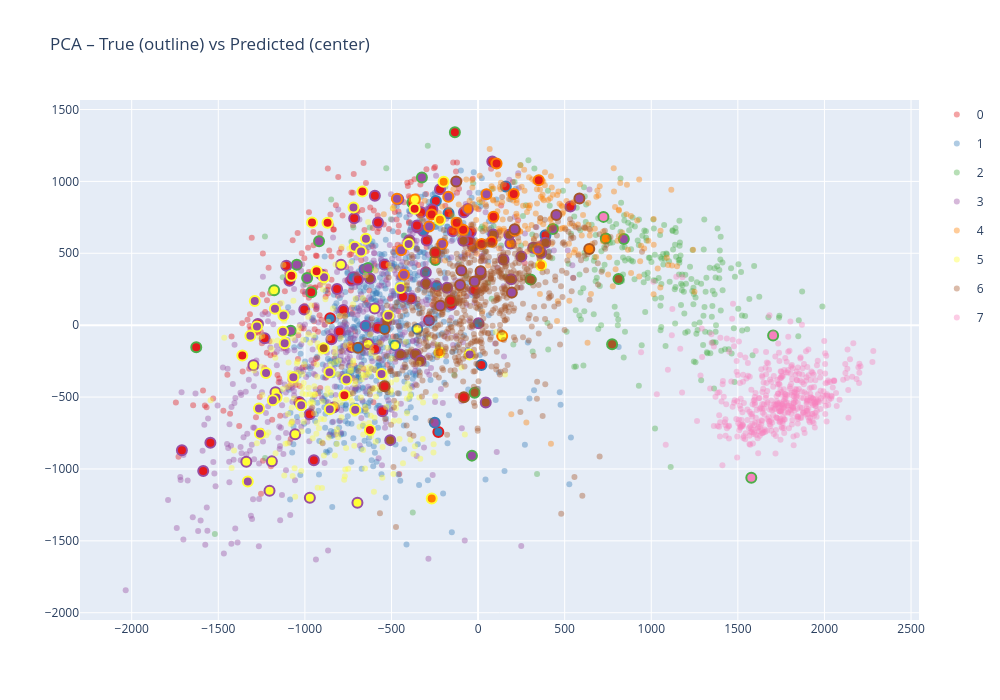

Source (notebook cell):
### Code cell
pca = PCA(n_components=2)
train_pca = pca.fit_transform(test_images.reshape((test_images.shape[0], -1)))
misclassified = test_labels!=test_pred_resnet_50

norm = plt.Normalize(vmin=test_labels.min(), vmax=test_labels.max())
plt.figure(figsize=(12, 8))
scatter=plt.scatter(train_pca[:,0], train_pca[:,1], c=test_labels, alpha=0.5, cmap="Set1", s=20, norm=norm)

plt.title("PCA plot train")
handles, labels = scatter.legend_elements()
plt.legend(handles, labels, title="Classes")
plt.tight_layout()
plt.show()

#plotly PCA with wrong predictions
colors = dict(zip(np.arange(8), px.colors.qualitative.Set1))
fig = go.Figure()

for c in np.arange(8):
    fig.add_scatter(x=train_pca[test_labels==c][:, 0], y=train_pca[test_labels==c][:, 1], mode="markers", name=str(c), legendgroup=str(c), marker=dict(color=colors[c], size=6, opacity=0.4))
    fig.add_scatter(x=train_pca[(test_labels==c) & misclassified][:, 0], y=train_pca[(test_labels==c) & misclassified][:, 1],
        mode="markers", legendgroup=str(c), showlegend=False, marker=dict(color=[colors[p] for p in test_pred_resnet_50[(test_labels==c) & misclassified]],size=10,line=dict(color=colors[c], width=2)))
fig.update_layout(title="PCA – True (outline) vs Predicted (center)", width=1000, height=700, legend=dict(groupclick="togglegroup"))
fig.show()

"""tsne = TSNE(n_components=2, perplexity=15)
train_tnse = tsne.fit_transform(test_images.reshape((test_images.shape[0], -1)))
print(train_tnse.shape, t_labels.shape)
scatter=plt.scatter(train_tnse[:,0], train_tnse[:,1], c=test_labels, alpha=0.5, cmap="Set1")
plt.title("TSNE plot train")
handles, labels = scatter.legend_elements()
plt.legend(handles, labels, title="Classes")
plt.tight_layout()
plt.show()"""

"""tsvd = TruncatedSVD(n_components=2)
train_tsvd = tsvd.fit_transform(test_images.reshape((test_images.shape[0], -1)))
print(train_tsvd.shape, t_labels.shape)
scatter=plt.scatter(train_tsvd[:,0], train_tsvd[:,1], c=test_labels, alpha=0.5, cmap="Set1")
plt.title("TSVD plot train")
handles, labels = scatter.legend_elements()
plt.legend(handles, labels, title="Classes")
plt.tight_layout()
plt.show()"""

### Figure 1 — Plotly figure (JSON) as saved in the notebook; plotly's stock layout.template omitted (floating-point values rounded to 4 significant figures; data arrays with more than 128 entries replaced by an {"elided": "..."} marker saying what was removed)
{"data": [{"legendgroup": "0", "marker": {"color": "rgb(228,26,28)", "opacity": 0.4, "size": 6}, "mode": "markers", "name": "0", "type": "scatter", "x": {"elided": "244 float values"}, "y": {"elided": "244 float values"}}, {"legendgroup": "0", "marker": {"color": ["rgb(55,126,184)", "rgb(55,126,184)", "rgb(152,78,163)"], "line": {"color": "rgb(228,26,28)", "width": 2}, "size": 10}, "mode": "markers", "showlegend": false, "type": "scatter", "x": [-229.3, -853.9, -283.2], "y": [-742.9, 47.78, 33.43]}, {"legendgroup": "1", "marker": {"color": "rgb(55,126,184)", "opacity": 0.4, "size": 6}, "mode": "markers", "name": "1", "type": "scatter", "x": {"elided": "624 float values"}, "y": {"elided": "624 float values"}}, {"legendgroup": "1", "marker": {"color": ["rgb(228,26,28)", "rgb(152,78,163)", "rgb(152,78,163)", "rgb(255,255,51)", "rgb(228,26,28)", "rgb(228,26,28)", "rgb(228,26,28)", "rgb(228,26,28)", "rgb(255,255,51)"], "line": {"color": "rgb(55,126,184)", "width": 2}, "size": 10}, "mode": "markers", "showlegend": false, "type": "scatter", "x": [-243.9, -250.0, -654.8, -479.3, -170.6, 19.28, 160.0, 389.0, -350.6], "y": [862.9, -677.8, 387.5, -140.6, 778.0, -276.9, 964.6, 626.1, -26.45]}, {"legendgroup": "2", "marker": {"color": "rgb(77,175,74)", "opacity": 0.4, "size": 6}, "mode": "markers", "name": "2", "type": "scatter", "x": {"elided": "311 float values"}, "y": {"elided": "311 float values"}}, {"legendgroup": "2", "marker": {"color": ["rgb(247,129,191)", "rgb(255,127,0)", "rgb(152,78,163)", "rgb(255,255,51)", "rgb(152,78,163)", "rgb(255,127,0)", "rgb(166,86,40)", "rgb(228,26,28)", "rgb(152,78,163)", "rgb(166,86,40)", "rgb(152,78,163)", "rgb(152,78,163)", "rgb(166,86,40)", "rgb(228,26,28)", "rgb(166,86,40)", "rgb(152,78,163)", "rgb(247,129,191)", "rgb(228,26,28)", "rgb(228,26,28)", "rgb(247,129,191)", "rgb(152,78,163)", "rgb(152,78,163)", "rgb(152,78,163)"], "line": {"color": "rgb(77,175,74)", "width": 2}, "size": 10}, "mode": "markers", "showlegend": false, "type": "scatter", "x": [1578.0, -246.5, -1047.0, -1177.0, -918.0, 737.2, 810.9, -379.4, -634.9, -20.14, -986.9, -1082.0, 773.8, -134.0, 303.5, 432.1, 724.0, -1627.0, -963.2, 1704.0, 841.6, -35.49, -324.4], "y": [-1062.0, 453.6, 420.4, 242.4, 583.0, 603.2, 321.0, 852.1, 397.9, -470.8, 328.5, -38.88, -132.0, 1342.0, 317.8, 669.4, 753.1, -153.4, 229.4, -72.25, 598.8, -907.4, 1026.0]}, {"legendgroup": "3", "marker": {"color": "rgb(152,78,163)", "opacity": 0.4, "size": 6}, "mode": "markers", "name": "3", "type": "scatter", "x": {"elided": "579 float values"}, "y": {"elided": "579 float values"}}, {"legendgroup": "3", "marker": {"color": ["rgb(228,26,28)", "rgb(255,255,51)", "rgb(228,26,28)", "rgb(228,26,28)", "rgb(166,86,40)", "rgb(255,255,51)", "rgb(228,26,28)", "rgb(228,26,28)", "rgb(255,255,51)", "rgb(166,86,40)", "rgb(166,86,40)", "rgb(228,26,28)", "rgb(55,126,184)", "rgb(228,26,28)", "rgb(228,26,28)", "rgb(228,26,28)", "rgb(255,127,0)", "rgb(228,26,28)", "rgb(255,255,51)", "rgb(228,26,28)", "rgb(166,86,40)", "rgb(166,86,40)", "rgb(228,26,28)", "rgb(55,126,184)", "rgb(166,86,40)", "rgb(55,126,184)", "rgb(166,86,40)", "rgb(55,126,184)", "rgb(228,26,28)", "rgb(255,255,51)", "rgb(228,26,28)", "rgb(228,26,28)", "rgb(55,126,184)", "rgb(228,26,28)", "rgb(228,26,28)", "rgb(166,86,40)", "rgb(77,175,74)", "rgb(255,255,51)", "rgb(55,126,184)", "rgb(228,26,28)", "rgb(228,26,28)", "rgb(228,26,28)", "rgb(255,127,0)", "rgb(228,26,28)", "rgb(228,26,28)", "rgb(166,86,40)", "rgb(166,86,40)", "rgb(228,26,28)", "rgb(228,26,28)", "rgb(228,26,28)", "rgb(228,26,28)", "rgb(255,255,51)", "rgb(166,86,40)", "rgb(255,255,51)", "rgb(255,255,51)", "rgb(228,26,28)", "rgb(228,26,28)", "rgb(166,86,40)", "rgb(55,126,184)", "rgb(228,26,28)", "rgb(228,26,28)", "rgb(228,26,28)", "rgb(228,26,28)", "rgb(228,26,28)", "rgb(228,26,28)", "rgb(228,26,28)", "rgb(166,86,40)", "rgb(228,26,28)", "rgb(228,26,28)", "rgb(166,86,40)", "rgb(166,86,40)", "rgb(166,86,40)", "rgb(166,86,40)", "rgb(228,26,28)", "rgb(228,26,28)", "rgb(255,255,51)", "rgb(228,26,28)", "rgb(228,26,28)", "rgb(228,26,28)", "rgb(228,26,28)", "rgb(228,26,28)", "rgb(166,86,40)", "rgb(166,86,40)", "rgb(166,86,40)", "rgb(255,255,51)", "rgb(166,86,40)", "rgb(228,26,28)"], "line": {"color": "rgb(152,78,163)", "width": 2}, "size": 10}, "mode": "markers", "showlegend": false, "type": "scatter", "x": [-731.8, -1191.0, -831.8, -296.8, -28.36, -1170.0, -732.5, -386.3, -1204.0, 14.6, -359.9, 82.1, -316.5, -219.9, -1546.0, -1271.0, 186.7, -155.6, -635.5, -42.39, -397.0, 179.9, -814.1, -649.4, 250.0, -239.7, -179.3, -721.3, -145.8, -1338.0, -1710.0, -1107.0, -301.7, -846.6, -81.17, -448.9, 318.7, -596.6, -70.36, -1232.0, -433.3, -263.8, -58.55, 533.0, -539.9, 352.0, 147.0, -594.8, -48.74, -693.6, -948.0, -791.5, -333.2, -1297.0, -696.6, -1089.0, -799.6, 364.9, 1.912, -20.73, -579.1, -329.5, -350.6, -972.2, -1032.0, -460.7, -300.6, -906.9, -1081.0, 191.4, 44.33, -530.0, -624.4, -552.1, -353.0, -971.2, -1004.0, -1587.0, -577.7, -595.9, -778.1, 87.67, 387.8, -507.1, -1056.0, -85.23, -715.3], "y": [-152.8, -947.3, -570.2, 589.5, 551.5, -467.1, 311.1, 186.0, -1152.0, 352.9, -202.0, 1139.0, 654.7, 944.6, -817.4, 7.989, 568.6, 142.4, -131.1, 647.2, 590.6, 628.3, 251.2, -4.902, 478.2, 271.6, 260.6, 332.6, 653.2, -950.2, -870.2, 414.0, 367.5, -98.26, 785.1, -204.3, 538.7, 116.6, 635.8, -91.1, 198.5, 804.9, 808.5, 825.0, 420.4, 542.1, 456.6, -165.6, 583.9, 318.3, -939.3, 419.6, -247.6, -278.6, -1235.0, 308.7, -44.14, 501.7, 13.47, 244.1, -17.77, 784.7, 678.6, -620.3, -533.7, 876.2, 290.4, 353.2, 341.8, 319.2, -538.4, 26.78, 324.9, -598.6, 693.3, -1200.0, 108.3, -1014.0, 713.8, 900.9, 105.9, 630.8, 573.2, -799.6, -759.0, 586.8, 743.2]}, {"legendgroup": "4", "marker": {"color": "rgb(255,127,0)", "opacity": 0.4, "size": 6}, "mode": "markers", "name": "4", "type": "scatter", "x": {"elided": "243 float values"}, "y": {"elided": "243 float values"}}, {"legendgroup": "4", "marker": {"color": ["rgb(152,78,163)", "rgb(228,26,28)", "rgb(152,78,163)", "rgb(228,26,28)", "rgb(152,78,163)", "rgb(152,78,163)", "rgb(228,26,28)", "rgb(255,255,51)", "rgb(152,78,163)", "rgb(152,78,163)", "rgb(152,78,163)", "rgb(228,26,28)", "rgb(152,78,163)", "rgb(228,26,28)", "rgb(228,26,28)", "rgb(228,26,28)", "rgb(228,26,28)", "rgb(228,26,28)", "rgb(255,255,51)", "rgb(228,26,28)"], "line": {"color": "rgb(255,127,0)", "width": 2}, "size": 10}, "mode": "markers", "showlegend": false, "type": "scatter", "x": [-282.6, -85.87, 346.4, 213.3, -443.9, -428.5, 106.8, -364.9, -207.1, -171.9, -468.4, -268.1, 48.72, 350.5, 78.65, 20.18, 205.9, -124.1, 139.1, 88.78], "y": [685.9, 664.1, 527.1, 655.9, 520.6, 351.5, 1124.0, 873.9, 563.7, 893.5, 879.2, 770.3, 910.2, 1008.0, 580.2, 564.8, 911.9, 713.0, -75.7, 753.9]}, {"legendgroup": "5", "marker": {"color": "rgb(255,255,51)", "opacity": 0.4, "size": 6}, "mode": "markers", "name": "5", "type": "scatter", "x": {"elided": "284 float values"}, "y": {"elided": "284 float values"}}, {"legendgroup": "5", "marker": {"color": ["rgb(152,78,163)", "rgb(228,26,28)", "rgb(228,26,28)", "rgb(152,78,163)", "rgb(152,78,163)", "rgb(152,78,163)", "rgb(152,78,163)", "rgb(228,26,28)", "rgb(152,78,163)", "rgb(152,78,163)", "rgb(152,78,163)", "rgb(228,26,28)", "rgb(255,127,0)", "rgb(228,26,28)", "rgb(166,86,40)", "rgb(152,78,163)", "rgb(152,78,163)", "rgb(228,26,28)", "rgb(152,78,163)", "rgb(152,78,163)", "rgb(152,78,163)", "rgb(152,78,163)", "rgb(152,78,163)", "rgb(152,78,163)", "rgb(255,127,0)", "rgb(152,78,163)", "rgb(152,78,163)", "rgb(152,78,163)", "rgb(255,127,0)", "rgb(255,127,0)", "rgb(152,78,163)", "rgb(228,26,28)", "rgb(255,127,0)", "rgb(152,78,163)", "rgb(228,26,28)", "rgb(152,78,163)", "rgb(152,78,163)", "rgb(152,78,163)", "rgb(152,78,163)", "rgb(152,78,163)", "rgb(228,26,28)", "rgb(152,78,163)", "rgb(152,78,163)", "rgb(152,78,163)"], "line": {"color": "rgb(255,255,51)", "width": 2}, "size": 10}, "mode": "markers", "showlegend": false, "type": "scatter", "x": [-1315.0, -366.3, -869.0, -1265.0, -48.55, -1173.0, -1164.0, -668.0, -1066.0, -1289.0, -711.9, -1078.0, -267.6, -624.5, -891.8, -858.4, -1185.0, -772.0, -518.4, -1127.0, -1022.0, -1224.0, -760.0, -675.6, -220.2, -1124.0, -889.3, -447.8, 363.8, -198.9, -1277.0, -932.5, -222.3, -719.6, -958.8, -400.9, -647.5, -709.2, -557.7, -856.4, -1361.0, -1330.0, -1259.0, -1117.0], "y": [-73.72, 809.8, 712.0, -579.4, -204.4, 114.4, -503.8, 929.4, -362.3, 168.8, 545.4, 343.3, -1205.0, -728.7, -160.2, -327.4, -523.0, -487.3, 64.77, -45.75, -557.5, -332.8, -378.6, 513.1, 733.9, 67.38, 333.4, 258.2, 417.3, 997.2, -8.532, 375.2, -189.0, 818.4, 714.9, 564.7, 601.4, -588.7, -340.5, -584.8, -211.7, -1087.0, -754.3, -126.5]}, {"legendgroup": "6", "marker": {"color": "rgb(166,86,40)", "opacity": 0.4, "size": 6}, "mode": "markers", "name": "6", "type": "scatter", "x": {"elided": "666 float values"}, "y": {"elided": "666 float values"}}, {"legendgroup": "6", "marker": {"color": ["rgb(152,78,163)", "rgb(228,26,28)", "rgb(152,78,163)", "rgb(152,78,163)", "rgb(152,78,163)", "rgb(228,26,28)", "rgb(152,78,163)", "rgb(228,26,28)", "rgb(152,78,163)", "rgb(152,78,163)", "rgb(228,26,28)", "rgb(152,78,163)", "rgb(152,78,163)", "rgb(152,78,163)", "rgb(255,127,0)", "rgb(55,126,184)", "rgb(55,126,184)"], "line": {"color": "rgb(166,86,40)", "width": 2}, "size": 10}, "mode": "markers", "showlegend": false, "type": "scatter", "x": [-218.7, -158.5, -96.75, -20.04, 195.0, -540.2, 585.2, -81.8, 211.0, -104.0, -247.3, -126.2, 14.49, 451.7, 641.9, -693.3, -539.8], "y": [135.2, 169.3, 380.4, 303.6, 226.4, -424.1, 881.6, -500.5, 666.5, 279.9, 505.0, 999.4, 375.3, 766.6, 529.6, -157.5, -27.07]}, {"legendgroup": "7", "marker": {"color": "rgb(247,129,191)", "opacity": 0.4, "size": 6}, "mode": "markers", "name": "7", "type": "scatter", "x": {"elided": "470 float values"}, "y": {"elided": "470 float values"}}, {"legendgroup": "7", "marker": {"color": [], "line": {"color": "rgb(247,129,191)", "width": 2}, "size": 10}, "mode": "markers", "showlegend": false, "type": "scatter", "x": [], "y": []}], "layout": {"height": 700, "legend": {"groupclick": "togglegroup"}, "title": {"text": "PCA – True (outline) vs Predicted (center)"}, "width": 1000}}
